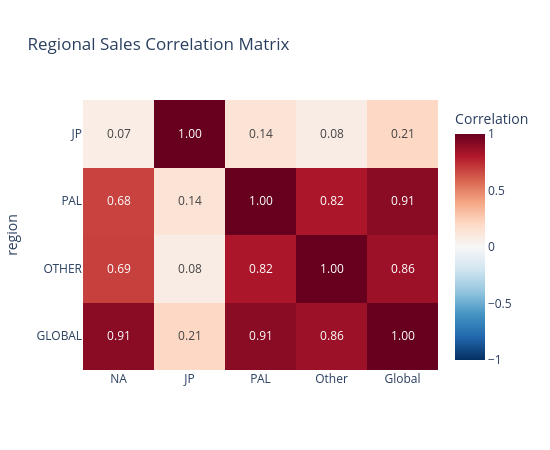

Notebook code cell kept with this figure:
### Code cell
# Regional correlation heatmap
corr_data = regional_corr.set_index('region')
corr_data.columns = ['NA', 'JP', 'PAL', 'Other', 'Global']

fig = px.imshow(
    corr_data.astype(float), color_continuous_scale='RdBu_r',
    zmin=-1, zmax=1, text_auto='.2f',
    labels=dict(color='Correlation'),
    title='Regional Sales Correlation Matrix',
    aspect='auto'
)
fig.update_layout(height=450, width=550)
fig.write_html(f'{FIGURES_DIR}/regional_correlation_matrix.html')
fig.show()

### Figure 1 — Plotly figure (JSON) as saved in the notebook; plotly's stock layout.template omitted (floating-point values rounded to 4 significant figures)
{"data": [{"coloraxis": "coloraxis", "hovertemplate": "x: %{x}<br>region: %{y}<br>Correlation: %{z}<extra></extra>", "name": "0", "texttemplate": "%{z:.2f}", "type": "heatmap", "x": ["NA", "JP", "PAL", "Other", "Global"], "xaxis": "x", "y": [null, "JP", "PAL", "OTHER", "GLOBAL"], "yaxis": "y", "z": [[1.0, 0.07, 0.68, 0.69, 0.91], [0.07, 1.0, 0.14, 0.08, 0.21], [0.68, 0.14, 1.0, 0.82, 0.91], [0.69, 0.08, 0.82, 1.0, 0.86], [0.91, 0.21, 0.91, 0.86, 1.0]]}], "layout": {"coloraxis": {"autocolorscale": false, "cmax": 1, "cmin": -1, "colorbar": {"title": {"text": "Correlation"}}, "colorscale": [[0, "rgb(5,48,97)"], [0.1, "rgb(33,102,172)"], [0.2, "rgb(67,147,195)"], [0.3, "rgb(146,197,222)"], [0.4, "rgb(209,229,240)"], [0.5, "rgb(247,247,247)"], [0.6, "rgb(253,219,199)"], [0.7, "rgb(244,165,130)"], [0.8, "rgb(214,96,77)"], [0.9, "rgb(178,24,43)"], [1, "rgb(103,0,31)"]]}, "height": 450, "title": {"text": "Regional Sales Correlation Matrix"}, "width": 550, "xaxis": {"anchor": "y", "domain": [0, 1]}, "yaxis": {"anchor": "x", "autorange": "reversed", "domain": [0, 1], "title": {"text": "region"}}}}
